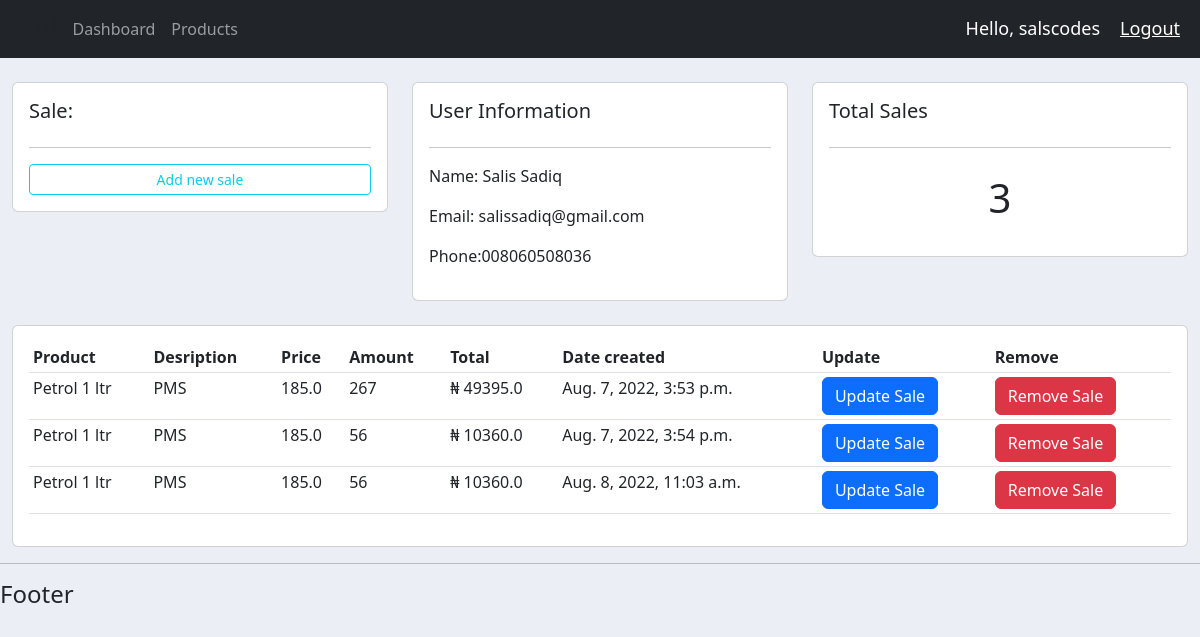
Screenshot of /user/1/ (signed in) with the database file from the repository.
### accounts/models.py (models this page shows, shortened)
class User(models.Model):
	name = models.CharField(max_length=200, null=True)
	phone = models.CharField(max_length=200, null=True)
	email = models.CharField(max_length=200, null=True)
	date_created = models.DateTimeField(auto_now_add=True, null=True)

class Sales(models.Model):
	user = models.ForeignKey(User, null=True, on_delete= models.SET_NULL)
	product = models.ForeignKey(Product, null=True, on_delete= models.SET_NULL)
	date_created = models.DateTimeField(auto_now_add=True, null=True)
	amount = models.IntegerField(null=True, default=0)

class Product(models.Model):
	name = models.CharField(max_length=200, null=True)
	price = models.FloatField(null=True)
	description = models.CharField(max_length=200, null=True, blank=True)
	date_created = models.DateTimeField(auto_now_add=True, null=True)

### accounts/decorators.py (the view)
		def wrapper_func(request, *args, **kwargs):
			group = None
			if request.user.groups.exists():
				group = request.user.groups.all()[0].name
			if group in allowed_roles:
				return view_func(request, *args, **kwargs)
			else:
				return HttpResponse('You are not authorized to view this page')

### accounts/views.py (called while the page is built)
@login_required(login_url='login')
@allowed_users(allowed_roles=['admin'])
def user(request, pk):
    user = User.objects.get(id=pk)
    sales = user.sales_set.all()
    total_sales = sales.count()
    context = {'user': user, 'sales': sales, 'total_sales': total_sales}
    return render(request, 'accounts/user.html', context)

### accounts/templates/accounts/user.html
{%  extends 'accounts/main.html' %}
{% load mathfilters %}
{% block content %}
	<br>
<div class="row">
	<div class="col-md">
		<div class="card card-body">
			<h5>Sale:</h5>
			<hr>
			<a class="btn btn-outline-info  btn-sm btn-block" href="{% url 'create_sale' user.id %}">Add new sale</a>
		</div>
	</div>
	<div class="col-md">
		<div class="card card-body">
			<h5>User Information</h5>
			<hr>
			<p>Name: {{ user.name }}</p>
			<p>Email: {{user.email}}</p>
			<p>Phone:0{{user.phone}}</p>
		</div>
	</div>
	<div class="col-md">
		<div class="card card-body">
			<h5>Total Sales</h5>
			<hr>
			<h1 style="text-align: center;padding: 10px">{{total_sales}}</h1>
		</div>
	</div>
</div>
<br>
<div class="row">
	<div class="col-md">
		<div class="card card-body">
			<table class="table table-sm">
				<tr>
					<th>Product</th>
					<th>Desription</th>
					<th>Price</th>
					<th>Amount</th>
					<th>Total</th>
					<th>Date created</th>
					<th>Update</th>
					<th>Remove</th>
				</tr>
				{% for sale in sales %}
					<tr>
						<td>{{ sale.product.name}}</td>
						<td>{{ sale.product.description }}</td>
						<td>{{ sale.product.price}}</td>
						<td>{{ sale.amount}}</td>
						<td>&#8358; {{ sale.amount | mul:sale.product.price}}</td>
						<td>{{ sale.date_created}}</td>
						<td> <a href="{% url 'update_sale' sale.id %}" class="btn btn-primary">Update Sale</a> </td>
						<td> <a href="{% url 'delete_sale' sale.id %}" class="btn btn-danger">Remove Sale</a> </td>
					</tr>
				{% endfor %}
			</table>
		</div>
	</div>
</div>
{% endblock %}

### accounts/templates/accounts/navbar.html (shortened to what this page needs)
{% load static %}
<nav class="navbar navbar-expand-lg navbar-dark bg-dark">
 <h3>Refill</h3>
  <div class="collapse navbar-collapse" id="navbarNav">
  {% if request.user.is_staff %}
    <ul class="navbar-nav">
      <li class="nav-item active">
        <a class="nav-link" href="{% url 'home' %}">Dashboard</a>
      </li>
      <li class="nav-item">
        <a class="nav-link" href="{% url 'products' %}">Products</a>
      </li>
    </ul>
  {% endif %}
  </div>
  <span class="hello-msg">Hello, {{request.user}}</span>
  <span ><a  class="hello-msg" href="{% url 'logout' %}">Logout</a></span>
</nav>

### static/css/main.css (style rules this page uses)
body { background-color: #ebeff5; }

### accounts/templates/accounts/navbar.html (style rules this page uses)
.hello-msg { font-size: 18px; color: #fff; margin-right: 20px; }

### rows the page displays
User: name "Salis Sadiq", email "salissadiq@gmail.com", phone "08060508036"
Sales: product.name "Petrol 1 ltr", product.description "PMS", product.price "185.0", amount "267", amount|mul "49395.0", date_created "Aug. 7, 2022, 3:53 p.m."
Sales: product.name "Petrol 1 ltr", product.description "PMS", product.price "185.0", amount "56", amount|mul "10360.0", date_created "Aug. 7, 2022, 3:54 p.m."
Sales: product.name "Petrol 1 ltr", product.description "PMS", product.price "185.0", amount "56", amount|mul "10360.0", date_created "Aug. 8, 2022, 11:03 a.m."

### other values shown
{{ request.user }} "salscodes"
{{ total_sales }} "3"
